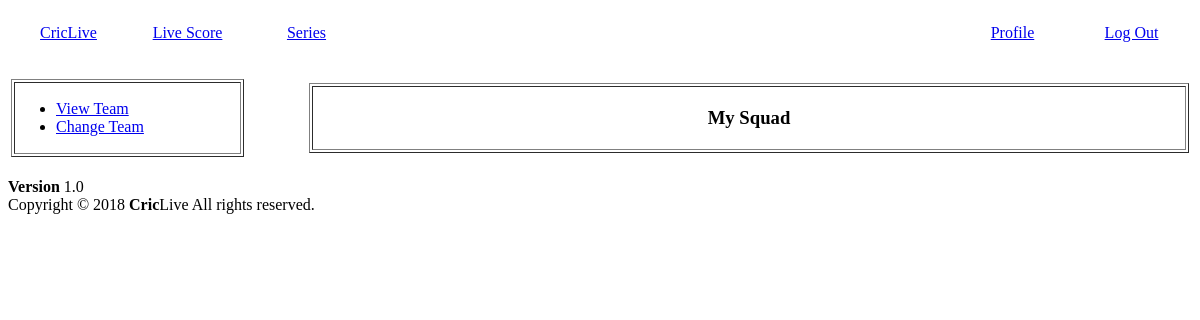
The app's page /user/myTeam.php (signed in), older data.
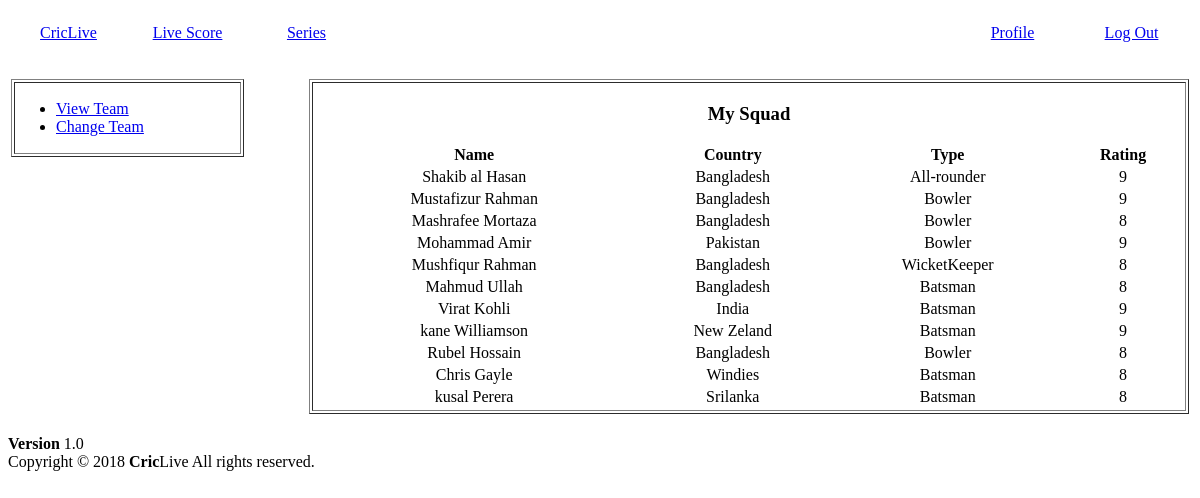
The same page, newer data.
### tables this page shows
CREATE TABLE `team` (
  `user_id` varchar(100) NOT NULL,
  `player1` varchar(100) NOT NULL,
  `player2` varchar(100) NOT NULL,
  `player3` varchar(100) NOT NULL,
  `player4` varchar(100) NOT NULL,
  `player5` varchar(100) NOT NULL,
  `player6` varchar(100) NOT NULL,
  `player7` varchar(100) NOT NULL,
  `player8` varchar(100) NOT NULL,
  `player9` varchar(100) NOT NULL,
  `player10` varchar(100) NOT NULL,
  `player11` varchar(100) NOT NULL,
  `balance` int(255) NOT NULL
);

### user/myTeam.php (the view, shortened to what the changed rows need)
<!DOCTYPE html>
<html>
<head>
</head>
<body>
    <br/>
    <table width="100%">
        <tr>
            <td width="75%">
                <table  width="100%" border="1">
                    <tr>
                        <td>
                              <table width="100%">
                                <?php
                                    $conn = mysqli_connect('localhost', 'root', '', 'criclive');
                                    $sql = "SELECT * FROM team where user_id='".$_SESSION['id']."'";
                                    $result = mysqli_query($conn, $sql);
                                    while($row = mysqli_fetch_assoc($result)){
                                        if(($row['player1'] == "") || ($row['player2'] == "") || ($row['player3'] == "") || ($row['player4'] == "") || ($row['player5'] == "") || ($row['player6'] == "") || ($row['player7'] == "") || ($row['player8'] == "") || ($row['player9'] == "") || ($row['player10'] == "") || ($row['player11'] == "")){
                                ?>
                                                <tr>
                                                    <td>
                                                        <center><h4>Create a team first</h4></center>
                                                    </td>
                                                </tr>
                                <?php
                                        }
                                        else{
                                ?>
                                                <thead>
                                                    <tr>
                                                        <th><center>Name</center></th>
                                                        <th><center>Country</center></th>
                                                        <th><center>Type</center></th>
                                                        <th><center>Rating</center></th>
                                                    </tr>
                                                </thead>
                                    <?php
                                                $sql= "SELECT * FROM `team` WHERE user_id='".$_SESSION['id']."'";
                                                $result = mysqli_query($conn, $sql);
                                                while($row = mysqli_fetch_assoc($result)){
                                                    $i = 1;
                                                    while($i<12){
                                                        $sql2= "SELECT * FROM `player info` WHERE player_id='".$row['player'.$i]."'";
                                                        $result2 = mysqli_query($conn, $sql2);
                                                        while($row2 = mysqli_fetch_assoc($result2)){
                                    ?>
                                                            <tr>
                                                                <td><center> <?=$row2['name']?> </center></td>
                                                                <td><center> <?=$row2['country']?> </center></td>
                                                                <td><center> <?=$row2['category']?> </center></td>
                                                                <td><center> <?=$row2['rating']?> </center></td>
                                                            </tr>
                                            <?php
                                                        }
                                                        $i++;
                                                    }
                                                }
                                        }
                                    }
                                ?>
                          </table>
                        </td>
                    </tr>
                </table>
            </td>
        </tr>
    </table>
    <br/>
</body>
</html>

Row changes from the older to the newer data that the page shows:
added player info: name "Shakib al Hasan", country "Bangladesh", category "All-rounder", rating "9"
added player info: name "Mustafizur Rahman", country "Bangladesh", category "Bowler", rating "9"
added player info: name "Mashrafee Mortaza", country "Bangladesh", category "Bowler", rating "8"
added player info: name "Mohammad Amir", country "Pakistan", category "Bowler", rating "9"
added player info: name "Mushfiqur Rahman", country "Bangladesh", category "WicketKeeper", rating "8"
added player info: name "Mahmud Ullah", country "Bangladesh", category "Batsman", rating "8"
added player info: name "Virat Kohli", country "India", category "Batsman", rating "9"
added player info: name "kane Williamson", country "New Zeland", category "Batsman", rating "9"
added player info: name "Rubel Hossain", country "Bangladesh", category "Bowler", rating "8"
added player info: name "Chris Gayle", country "Windies", category "Batsman", rating "8"
added player info: name "kusal Perera", country "Srilanka", category "Batsman", rating "8"
